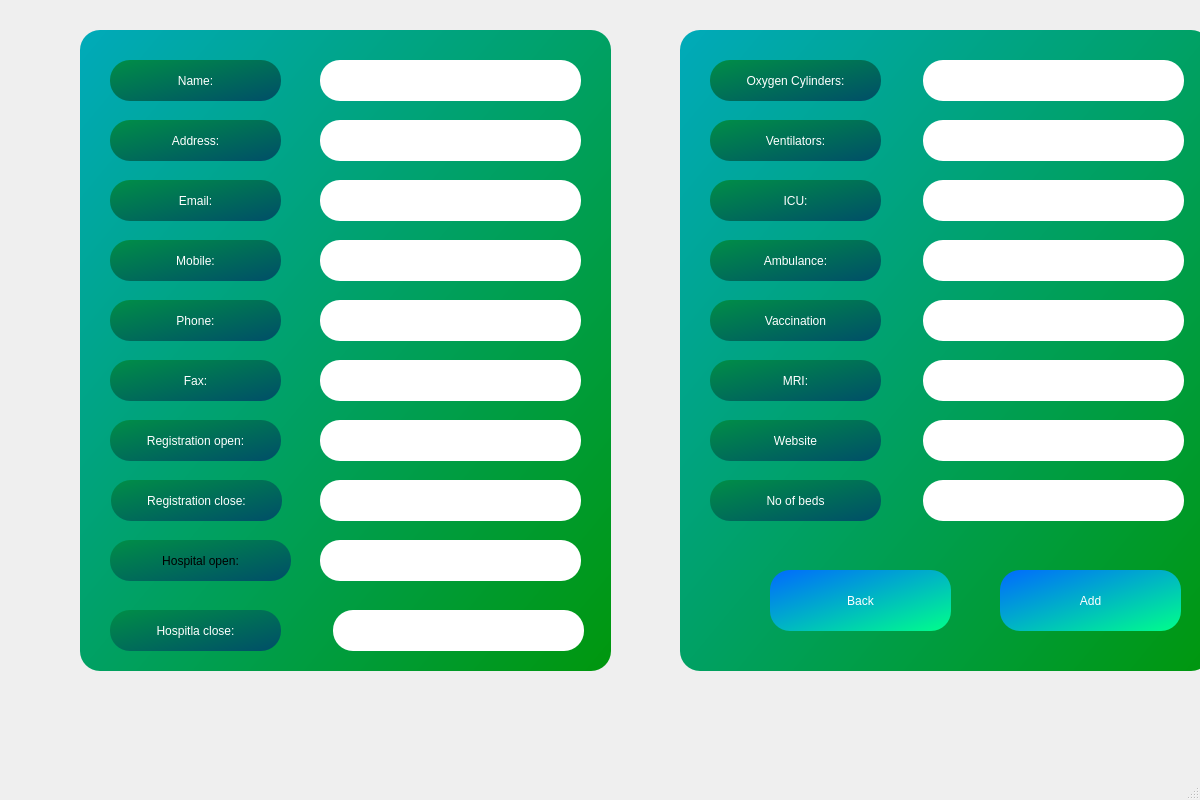
<?xml version="1.0" encoding="UTF-8"?>
<ui version="4.0">
 <class>Admin</class>
 <widget class="QMainWindow" name="Admin">
  <property name="geometry">
   <rect>
    <x>0</x>
    <y>0</y>
    <width>1200</width>
    <height>800</height>
   </rect>
  </property>
  <property name="windowTitle">
   <string>MainWindow</string>
  </property>
  <widget class="QWidget" name="centralwidget">
   <widget class="QGroupBox" name="groupBox_2">
    <property name="geometry">
     <rect>
      <x>80</x>
      <y>30</y>
      <width>531</width>
      <height>641</height>
     </rect>
    </property>
    <property name="styleSheet">
     <string notr="true">background-color: qlineargradient(spread:reflect, x1:0, y1:0, x2:1, y2:1, stop:0 rgba(0, 170, 186, 255), stop:1 rgba(0, 151, 13, 255));
border-radius: 20px;</string>
    </property>
    <property name="title">
     <string/>
    </property>
    <widget class="QLineEdit" name="phone">
     <property name="geometry">
      <rect>
       <x>240</x>
       <y>270</y>
       <width>261</width>
       <height>41</height>
      </rect>
     </property>
     <property name="styleSheet">
      <string notr="true">background-color: rgb(255, 255, 255);
color: rgb(64, 64, 95);
font: 12pt &quot;Segoe UI&quot;;</string>
     </property>
    </widget>
    <widget class="QLabel" name="label_3">
     <property name="geometry">
      <rect>
       <x>30</x>
       <y>90</y>
       <width>171</width>
       <height>41</height>
      </rect>
     </property>
     <property name="styleSheet">
      <string notr="true">background-color: qlineargradient(spread:reflect, x1:0, y1:0, x2:1, y2:1, stop:0 rgba(0, 142, 71, 255), stop:1 rgba(0, 78, 104, 255));
color: rgb(255, 255, 255);
font: 600 14pt &quot;Segoe UI&quot;;</string>
     </property>
     <property name="text">
      <string>Address:</string>
     </property>
     <property name="alignment">
      <set>Qt::AlignCenter</set>
     </property>
    </widget>
    <widget class="QLineEdit" name="ropen">
     <property name="geometry">
      <rect>
       <x>240</x>
       <y>390</y>
       <width>261</width>
       <height>41</height>
      </rect>
     </property>
     <property name="styleSheet">
      <string notr="true">background-color: rgb(255, 255, 255);
color: rgb(64, 64, 95);
font: 12pt &quot;Segoe UI&quot;;</string>
     </property>
    </widget>
    <widget class="QLabel" name="label_4">
     <property name="geometry">
      <rect>
       <x>30</x>
       <y>150</y>
       <width>171</width>
       <height>41</height>
      </rect>
     </property>
     <property name="styleSheet">
      <string notr="true">background-color: qlineargradient(spread:reflect, x1:0, y1:0, x2:1, y2:1, stop:0 rgba(0, 142, 71, 255), stop:1 rgba(0, 78, 104, 255));
color: rgb(255, 255, 255);
font: 600 14pt &quot;Segoe UI&quot;;</string>
     </property>
     <property name="text">
      <string>Email:</string>
     </property>
     <property name="alignment">
      <set>Qt::AlignCenter</set>
     </property>
    </widget>
    <widget class="QLabel" name="label_6">
     <property name="geometry">
      <rect>
       <x>30</x>
       <y>270</y>
       <width>171</width>
       <height>41</height>
      </rect>
     </property>
     <property name="styleSheet">
      <string notr="true">background-color: qlineargradient(spread:reflect, x1:0, y1:0, x2:1, y2:1, stop:0 rgba(0, 142, 71, 255), stop:1 rgba(0, 78, 104, 255));
color: rgb(255, 255, 255);
font: 600 14pt &quot;Segoe UI&quot;;</string>
     </property>
     <property name="text">
      <string>Phone:</string>
     </property>
     <property name="alignment">
      <set>Qt::AlignCenter</set>
     </property>
    </widget>
    <widget class="QLineEdit" name="name">
     <property name="geometry">
      <rect>
       <x>240</x>
       <y>30</y>
       <width>261</width>
       <height>41</height>
      </rect>
     </property>
     <property name="styleSheet">
      <string notr="true">background-color: rgb(255, 255, 255);
color: rgb(64, 64, 95);
font: 12pt &quot;Segoe UI&quot;;</string>
     </property>
    </widget>
    <widget class="QLineEdit" name="mobile">
     <property name="geometry">
      <rect>
       <x>240</x>
       <y>210</y>
       <width>261</width>
       <height>41</height>
      </rect>
     </property>
     <property name="styleSheet">
      <string notr="true">background-color: rgb(255, 255, 255);
color: rgb(64, 64, 95);
font: 12pt &quot;Segoe UI&quot;;</string>
     </property>
    </widget>
    <widget class="QLabel" name="label_5">
     <property name="geometry">
      <rect>
       <x>30</x>
       <y>210</y>
       <width>171</width>
       <height>41</height>
      </rect>
     </property>
     <property name="styleSheet">
      <string notr="true">background-color: qlineargradient(spread:reflect, x1:0, y1:0, x2:1, y2:1, stop:0 rgba(0, 142, 71, 255), stop:1 rgba(0, 78, 104, 255));
color: rgb(255, 255, 255);
font: 600 14pt &quot;Segoe UI&quot;;</string>
     </property>
     <property name="text">
      <string>Mobile:</string>
     </property>
     <property name="alignment">
      <set>Qt::AlignCenter</set>
     </property>
    </widget>
    <widget class="QLineEdit" name="address">
     <property name="geometry">
      <rect>
       <x>240</x>
       <y>90</y>
       <width>261</width>
       <height>41</height>
      </rect>
     </property>
     <property name="styleSheet">
      <string notr="true">background-color: rgb(255, 255, 255);
color: rgb(64, 64, 95);
font: 12pt &quot;Segoe UI&quot;;</string>
     </property>
    </widget>
    <widget class="QLabel" name="label_8">
     <property name="geometry">
      <rect>
       <x>30</x>
       <y>390</y>
       <width>171</width>
       <height>41</height>
      </rect>
     </property>
     <property name="styleSheet">
      <string notr="true">background-color: qlineargradient(spread:reflect, x1:0, y1:0, x2:1, y2:1, stop:0 rgba(0, 142, 71, 255), stop:1 rgba(0, 78, 104, 255));
color: rgb(255, 255, 255);
font: 600 14pt &quot;Segoe UI&quot;;</string>
     </property>
     <property name="text">
      <string>Registration open:</string>
     </property>
     <property name="alignment">
      <set>Qt::AlignCenter</set>
     </property>
    </widget>
    <widget class="QLabel" name="label_2">
     <property name="geometry">
      <rect>
       <x>30</x>
       <y>30</y>
       <width>171</width>
       <height>41</height>
      </rect>
     </property>
     <property name="styleSheet">
      <string notr="true">background-color: qlineargradient(spread:reflect, x1:0, y1:0, x2:1, y2:1, stop:0 rgba(0, 142, 71, 255), stop:1 rgba(0, 78, 104, 255));
color: rgb(255, 255, 255);
font: 600 14pt &quot;Segoe UI&quot;;</string>
     </property>
     <property name="text">
      <string>Name:</string>
     </property>
     <property name="alignment">
      <set>Qt::AlignCenter</set>
     </property>
    </widget>
    <widget class="QLabel" name="label_9">
     <property name="geometry">
      <rect>
       <x>31</x>
       <y>450</y>
       <width>171</width>
       <height>41</height>
      </rect>
     </property>
     <property name="styleSheet">
      <string notr="true">background-color: qlineargradient(spread:reflect, x1:0, y1:0, x2:1, y2:1, stop:0 rgba(0, 142, 71, 255), stop:1 rgba(0, 78, 104, 255));
color: rgb(255, 255, 255);
font: 600 14pt &quot;Segoe UI&quot;;</string>
     </property>
     <property name="text">
      <string>Registration close:</string>
     </property>
     <property name="alignment">
      <set>Qt::AlignCenter</set>
     </property>
    </widget>
    <widget class="QLineEdit" name="email">
     <property name="geometry">
      <rect>
       <x>240</x>
       <y>150</y>
       <width>261</width>
       <height>41</height>
      </rect>
     </property>
     <property name="styleSheet">
      <string notr="true">background-color: rgb(255, 255, 255);
color: rgb(64, 64, 95);
font: 12pt &quot;Segoe UI&quot;;</string>
     </property>
    </widget>
    <widget class="QLabel" name="label_7">
     <property name="geometry">
      <rect>
       <x>30</x>
       <y>330</y>
       <width>171</width>
       <height>41</height>
      </rect>
     </property>
     <property name="styleSheet">
      <string notr="true">background-color: qlineargradient(spread:reflect, x1:0, y1:0, x2:1, y2:1, stop:0 rgba(0, 142, 71, 255), stop:1 rgba(0, 78, 104, 255));
color: rgb(255, 255, 255);
font: 600 14pt &quot;Segoe UI&quot;;</string>
     </property>
     <property name="text">
      <string>Fax:</string>
     </property>
     <property name="alignment">
      <set>Qt::AlignCenter</set>
     </property>
    </widget>
    <widget class="QLineEdit" name="rclose">
     <property name="geometry">
      <rect>
       <x>240</x>
       <y>450</y>
       <width>261</width>
       <height>41</height>
      </rect>
     </property>
     <property name="styleSheet">
      <string notr="true">background-color: rgb(255, 255, 255);
color: rgb(64, 64, 95);
font: 12pt &quot;Segoe UI&quot;;</string>
     </property>
    </widget>
    <widget class="QLabel" name="label_10">
     <property name="geometry">
      <rect>
       <x>30</x>
       <y>510</y>
       <width>181</width>
       <height>41</height>
      </rect>
     </property>
     <property name="styleSheet">
      <string notr="true">background-color: qlineargradient(spread:reflect, x1:0, y1:0, x2:1, y2:1, stop:0 rgba(0, 142, 71, 255), stop:1 rgba(0, 78, 104, 255));
font: 600 14pt &quot;Segoe UI&quot;;</string>
     </property>
     <property name="text">
      <string>Hospital open:</string>
     </property>
     <property name="alignment">
      <set>Qt::AlignCenter</set>
     </property>
    </widget>
    <widget class="QLineEdit" name="hopen">
     <property name="geometry">
      <rect>
       <x>240</x>
       <y>510</y>
       <width>261</width>
       <height>41</height>
      </rect>
     </property>
     <property name="styleSheet">
      <string notr="true">background-color: rgb(255, 255, 255);
color: rgb(64, 64, 95);
font: 12pt &quot;Segoe UI&quot;;</string>
     </property>
    </widget>
    <widget class="QLineEdit" name="fax">
     <property name="geometry">
      <rect>
       <x>240</x>
       <y>330</y>
       <width>261</width>
       <height>41</height>
      </rect>
     </property>
     <property name="styleSheet">
      <string notr="true">background-color: rgb(255, 255, 255);
color: rgb(64, 64, 95);
font: 12pt &quot;Segoe UI&quot;;</string>
     </property>
    </widget>
    <widget class="QLineEdit" name="hclose">
     <property name="geometry">
      <rect>
       <x>253</x>
       <y>580</y>
       <width>251</width>
       <height>41</height>
      </rect>
     </property>
     <property name="styleSheet">
      <string notr="true">background-color: rgb(255, 255, 255);
color: rgb(64, 64, 95);
font: 12pt &quot;Segoe UI&quot;;</string>
     </property>
    </widget>
    <widget class="QLabel" name="label_29">
     <property name="geometry">
      <rect>
       <x>30</x>
       <y>580</y>
       <width>171</width>
       <height>41</height>
      </rect>
     </property>
     <property name="styleSheet">
      <string notr="true">background-color: qlineargradient(spread:reflect, x1:0, y1:0, x2:1, y2:1, stop:0 rgba(0, 142, 71, 255), stop:1 rgba(0, 78, 104, 255));
color: rgb(255, 255, 255);
font: 600 14pt &quot;Segoe UI&quot;;</string>
     </property>
     <property name="text">
      <string>Hospitla close:</string>
     </property>
     <property name="alignment">
      <set>Qt::AlignCenter</set>
     </property>
    </widget>
   </widget>
   <widget class="QGroupBox" name="groupBox_3">
    <property name="geometry">
     <rect>
      <x>680</x>
      <y>30</y>
      <width>531</width>
      <height>641</height>
     </rect>
    </property>
    <property name="styleSheet">
     <string notr="true">background-color: qlineargradient(spread:reflect, x1:0, y1:0, x2:1, y2:1, stop:0 rgba(0, 170, 186, 255), stop:1 rgba(0, 151, 13, 255));
border-radius: 20px;</string>
    </property>
    <property name="title">
     <string/>
    </property>
    <widget class="QLabel" name="label_27">
     <property name="geometry">
      <rect>
       <x>30</x>
       <y>90</y>
       <width>171</width>
       <height>41</height>
      </rect>
     </property>
     <property name="styleSheet">
      <string notr="true">background-color: qlineargradient(spread:reflect, x1:0, y1:0, x2:1, y2:1, stop:0 rgba(0, 142, 71, 255), stop:1 rgba(0, 78, 104, 255));
color: rgb(255, 255, 255);
font: 600 14pt &quot;Segoe UI&quot;;</string>
     </property>
     <property name="text">
      <string>Ventilators:</string>
     </property>
     <property name="alignment">
      <set>Qt::AlignCenter</set>
     </property>
    </widget>
    <widget class="QPushButton" name="pushButton_back">
     <property name="geometry">
      <rect>
       <x>90</x>
       <y>540</y>
       <width>181</width>
       <height>61</height>
      </rect>
     </property>
     <property name="styleSheet">
      <string notr="true">background-color: qlineargradient(spread:reflect, x1:0, y1:0, x2:1, y2:1, stop:0 rgba(0, 106, 255, 255), stop:1 rgba(0, 255, 138, 255));
color: rgb(255, 255, 255);
font: 600 16pt &quot;Segoe UI&quot;;</string>
     </property>
     <property name="text">
      <string>Back</string>
     </property>
    </widget>
    <widget class="QLineEdit" name="ambulance">
     <property name="geometry">
      <rect>
       <x>243</x>
       <y>210</y>
       <width>261</width>
       <height>41</height>
      </rect>
     </property>
     <property name="styleSheet">
      <string notr="true">background-color: rgb(255, 255, 255);
color: rgb(64, 64, 95);
font: 12pt &quot;Segoe UI&quot;;</string>
     </property>
    </widget>
    <widget class="QPushButton" name="pushButton_add">
     <property name="geometry">
      <rect>
       <x>320</x>
       <y>540</y>
       <width>181</width>
       <height>61</height>
      </rect>
     </property>
     <property name="styleSheet">
      <string notr="true">background-color: qlineargradient(spread:reflect, x1:0, y1:0, x2:1, y2:1, stop:0 rgba(0, 106, 255, 255), stop:1 rgba(0, 255, 138, 255));
color: rgb(255, 255, 255);
font: 600 16pt &quot;Segoe UI&quot;;</string>
     </property>
     <property name="text">
      <string>Add</string>
     </property>
    </widget>
    <widget class="QLabel" name="label_28">
     <property name="geometry">
      <rect>
       <x>30</x>
       <y>30</y>
       <width>171</width>
       <height>41</height>
      </rect>
     </property>
     <property name="styleSheet">
      <string notr="true">background-color: qlineargradient(spread:reflect, x1:0, y1:0, x2:1, y2:1, stop:0 rgba(0, 142, 71, 255), stop:1 rgba(0, 78, 104, 255));
color: rgb(255, 255, 255);
font: 600 14pt &quot;Segoe UI&quot;;</string>
     </property>
     <property name="text">
      <string>Oxygen Cylinders:</string>
     </property>
     <property name="alignment">
      <set>Qt::AlignCenter</set>
     </property>
    </widget>
    <widget class="QLabel" name="label_23">
     <property name="geometry">
      <rect>
       <x>30</x>
       <y>150</y>
       <width>171</width>
       <height>41</height>
      </rect>
     </property>
     <property name="styleSheet">
      <string notr="true">background-color: qlineargradient(spread:reflect, x1:0, y1:0, x2:1, y2:1, stop:0 rgba(0, 142, 71, 255), stop:1 rgba(0, 78, 104, 255));
color: rgb(255, 255, 255);
font: 600 14pt &quot;Segoe UI&quot;;</string>
     </property>
     <property name="text">
      <string>ICU:</string>
     </property>
     <property name="alignment">
      <set>Qt::AlignCenter</set>
     </property>
    </widget>
    <widget class="QLabel" name="label_17">
     <property name="geometry">
      <rect>
       <x>30</x>
       <y>210</y>
       <width>171</width>
       <height>41</height>
      </rect>
     </property>
     <property name="styleSheet">
      <string notr="true">background-color: qlineargradient(spread:reflect, x1:0, y1:0, x2:1, y2:1, stop:0 rgba(0, 142, 71, 255), stop:1 rgba(0, 78, 104, 255));
color: rgb(255, 255, 255);
font: 600 14pt &quot;Segoe UI&quot;;</string>
     </property>
     <property name="text">
      <string>Ambulance:</string>
     </property>
     <property name="alignment">
      <set>Qt::AlignCenter</set>
     </property>
    </widget>
    <widget class="QLineEdit" name="oxygen">
     <property name="geometry">
      <rect>
       <x>243</x>
       <y>30</y>
       <width>261</width>
       <height>41</height>
      </rect>
     </property>
     <property name="styleSheet">
      <string notr="true">background-color: rgb(255, 255, 255);
color: rgb(64, 64, 95);
font: 12pt &quot;Segoe UI&quot;;</string>
     </property>
    </widget>
    <widget class="QLabel" name="label_25">
     <property name="geometry">
      <rect>
       <x>30</x>
       <y>390</y>
       <width>171</width>
       <height>41</height>
      </rect>
     </property>
     <property name="styleSheet">
      <string notr="true">background-color: qlineargradient(spread:reflect, x1:0, y1:0, x2:1, y2:1, stop:0 rgba(0, 142, 71, 255), stop:1 rgba(0, 78, 104, 255));
color: rgb(255, 255, 255);
font: 600 14pt &quot;Segoe UI&quot;;</string>
     </property>
     <property name="text">
      <string>Website</string>
     </property>
     <property name="alignment">
      <set>Qt::AlignCenter</set>
     </property>
    </widget>
    <widget class="QLabel" name="label_26">
     <property name="geometry">
      <rect>
       <x>30</x>
       <y>270</y>
       <width>171</width>
       <height>41</height>
      </rect>
     </property>
     <property name="styleSheet">
      <string notr="true">background-color: qlineargradient(spread:reflect, x1:0, y1:0, x2:1, y2:1, stop:0 rgba(0, 142, 71, 255), stop:1 rgba(0, 78, 104, 255));
color: rgb(255, 255, 255);
font: 600 14pt &quot;Segoe UI&quot;;</string>
     </property>
     <property name="text">
      <string>Vaccination</string>
     </property>
     <property name="alignment">
      <set>Qt::AlignCenter</set>
     </property>
    </widget>
    <widget class="QLineEdit" name="vaccination">
     <property name="geometry">
      <rect>
       <x>243</x>
       <y>270</y>
       <width>261</width>
       <height>41</height>
      </rect>
     </property>
     <property name="styleSheet">
      <string notr="true">background-color: rgb(255, 255, 255);
color: rgb(64, 64, 95);
font: 12pt &quot;Segoe UI&quot;;</string>
     </property>
    </widget>
    <widget class="QLineEdit" name="website">
     <property name="geometry">
      <rect>
       <x>243</x>
       <y>390</y>
       <width>261</width>
       <height>41</height>
      </rect>
     </property>
     <property name="styleSheet">
      <string notr="true">background-color: rgb(255, 255, 255);
color: rgb(64, 64, 95);
font: 12pt &quot;Segoe UI&quot;;</string>
     </property>
    </widget>
    <widget class="QLineEdit" name="ventilator">
     <property name="geometry">
      <rect>
       <x>243</x>
       <y>90</y>
       <width>261</width>
       <height>41</height>
      </rect>
     </property>
     <property name="styleSheet">
      <string notr="true">background-color: rgb(255, 255, 255);
color: rgb(64, 64, 95);
font: 12pt &quot;Segoe UI&quot;;</string>
     </property>
    </widget>
    <widget class="QLineEdit" name="ICU">
     <property name="geometry">
      <rect>
       <x>243</x>
       <y>150</y>
       <width>261</width>
       <height>41</height>
      </rect>
     </property>
     <property name="styleSheet">
      <string notr="true">background-color: rgb(255, 255, 255);
color: rgb(64, 64, 95);
font: 12pt &quot;Segoe UI&quot;;</string>
     </property>
    </widget>
    <widget class="QLineEdit" name="beds">
     <property name="geometry">
      <rect>
       <x>243</x>
       <y>450</y>
       <width>261</width>
       <height>41</height>
      </rect>
     </property>
     <property name="styleSheet">
      <string notr="true">background-color: rgb(255, 255, 255);
color: rgb(64, 64, 95);
font: 12pt &quot;Segoe UI&quot;;</string>
     </property>
    </widget>
    <widget class="QLabel" name="label_24">
     <property name="geometry">
      <rect>
       <x>30</x>
       <y>330</y>
       <width>171</width>
       <height>41</height>
      </rect>
     </property>
     <property name="styleSheet">
      <string notr="true">background-color: qlineargradient(spread:reflect, x1:0, y1:0, x2:1, y2:1, stop:0 rgba(0, 142, 71, 255), stop:1 rgba(0, 78, 104, 255));
color: rgb(255, 255, 255);
font: 600 14pt &quot;Segoe UI&quot;;</string>
     </property>
     <property name="text">
      <string>MRI:</string>
     </property>
     <property name="alignment">
      <set>Qt::AlignCenter</set>
     </property>
    </widget>
    <widget class="QLabel" name="label_30">
     <property name="geometry">
      <rect>
       <x>30</x>
       <y>450</y>
       <width>171</width>
       <height>41</height>
      </rect>
     </property>
     <property name="styleSheet">
      <string notr="true">background-color: qlineargradient(spread:reflect, x1:0, y1:0, x2:1, y2:1, stop:0 rgba(0, 142, 71, 255), stop:1 rgba(0, 78, 104, 255));
color: rgb(255, 255, 255);
font: 600 14pt &quot;Segoe UI&quot;;</string>
     </property>
     <property name="text">
      <string>No of beds</string>
     </property>
     <property name="alignment">
      <set>Qt::AlignCenter</set>
     </property>
    </widget>
    <widget class="QLineEdit" name="MRI">
     <property name="geometry">
      <rect>
       <x>243</x>
       <y>330</y>
       <width>261</width>
       <height>41</height>
      </rect>
     </property>
     <property name="styleSheet">
      <string notr="true">background-color: rgb(255, 255, 255);
color: rgb(64, 64, 95);
font: 12pt &quot;Segoe UI&quot;;</string>
     </property>
    </widget>
   </widget>
  </widget>
  <widget class="QMenuBar" name="menubar">
   <property name="geometry">
    <rect>
     <x>0</x>
     <y>0</y>
     <width>1200</width>
     <height>17</height>
    </rect>
   </property>
  </widget>
  <widget class="QStatusBar" name="statusbar"/>
 </widget>
 <resources/>
 <connections/>
</ui>
